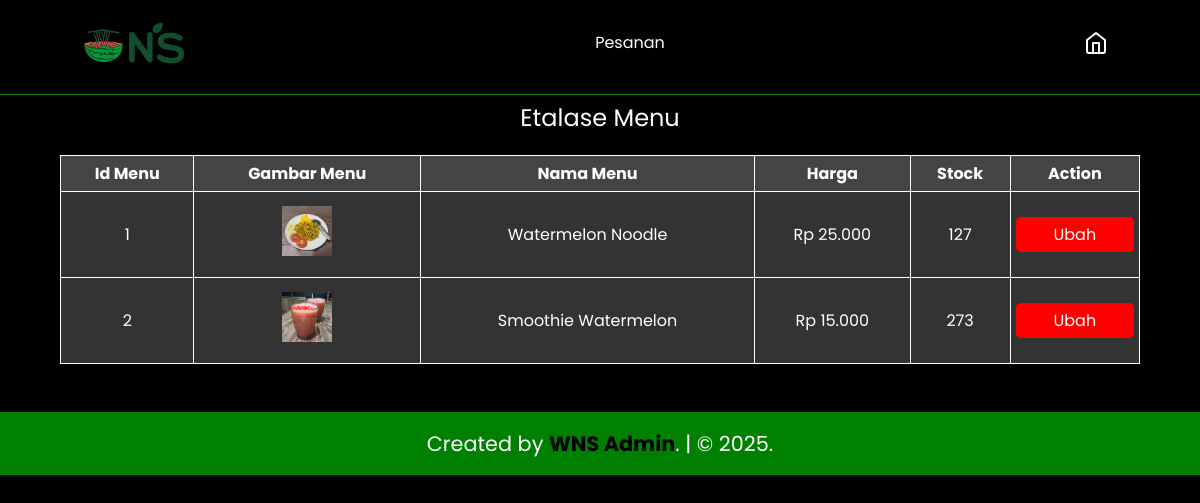
/admin_etalase.php (signed in), run on the app's committed database.
### tables this page shows
CREATE TABLE `menu` (
  `id_menu` varchar(10) NOT NULL,
  `gambar_menu` varchar(266) NOT NULL,
  `menu` varchar(255) NOT NULL,
  `harga` int(11) NOT NULL,
  `stock` int(10) NOT NULL
);

### admin_etalase.php (the view, shortened to what this page needs)
<?php
include 'db/conn.php';
$query = "SELECT * FROM menu ORDER BY id_menu ASC";
$result = mysqli_query($conn, $query);
?>
<!DOCTYPE html>
<html lang="en">
  <head>
    <link rel="stylesheet" href="css/style1.css" />
  </head>
  <body>
    <nav class="navbar">
        <a href="/home">
            <img src="img/logo.png" style="width: 100px; height: auto;" alt="" />
        </a>
<div class="navbar-nav">
        <a href="/adminview.php">Pesanan</a>
    </div>
<form action="">
        <div class="navbar-extra">
          <a href="/home""
            ><i data-feather="home"></i
          ></a>
        </div>
      </form>
    </nav>
<div class="container">
      <p class="orderan">Etalase Menu</p>
      <table>
        <tr>
          <th>Id Menu</th>
          <th>Gambar Menu</th>
          <th>Nama Menu</th>
          <th>Harga</th>
          <th>Stock</th>
          <th>Action</th>
        </tr>
        <?php while ($row = mysqli_fetch_assoc($result)) : ?>
        <tr>
          <td><?= $row['id_menu']; ?></td>
          <td><img src="<?= $row['gambar_menu']; ?>" width="50" height="50"></td>
          <td><?= $row['menu']; ?></td>
          <td>Rp <?= number_format($row['harga'], 0, ',', '.'); ?></td>
          <td><?= $row['stock']; ?></td>
          <td>
            <a href="formubah.php?id=<?= $row['id_menu']; ?>" class="btn-selesai">Ubah</a>
          </td>
        </tr>
        <?php endwhile; ?>
      </table>
    </div>
    <footer>
      <div class="credit">
        <p>Created by <a href="">WNS Admin</a>. | &copy; 2025.</p>
      </div>
    </footer>
  </body>
</html>

### css/style1.css (style rules this page uses)
:root { --primary: green; --bg: black; }
* { margin: 0; padding: 0; box-sizing: border-box; outline: none; border: none; text-decoration: none; user-select: none; }
html { scroll-behavior: smooth; }
body { font-family: "Poppins", sans-serif; background-color: var(--bg); color: white; }
.navbar { display: flex; justify-content: space-between; align-items: center; padding: 1.4rem 7%; background-color: rgba(1, 1, 1, 0.8); border-bottom: 1px solid var(--primary); position: fixed; top: 0; left: 0; right: 0; z-index: 9999; }
.navbar .navbar-nav a { color: white; display: inline-block; font-size: 1rem; margin: 0 1rem; }
.navbar .navbar-nav a::after { content: ""; display: block; padding-bottom: 0.5rem; border-bottom: 0.1rem solid rgb(115, 115, 115); transform: scaleX(0); transition: 0.2s linear; }
.navbar .navbar-extra a { color: white; margin: 0 0.5rem; }
.navbar form .navbar-extra { display: flex; align-items: center; }
footer { background-color: var(--primary); text-align: center; padding: 1rem 0 1rem; margin-top: 3rem; }
footer .credit { font-size: 1.3rem; }
footer .credit a { color: var(--bg); font-weight: 700; }
@media (max-width: 1366px) { html { font-size: 100%; } }

### admin_etalase.php (style rules this page uses)
* { user-select: none; }
.container { width: 90%; max-width: 1200px; margin: 80px auto 20px; margin-top: 100px; }
.orderan { text-align: center; font-size: 24px; margin-bottom: 20px; }
.btn-selesai { background-color: red; color: white; padding: 5px 10px; border: none; border-radius: 5px; cursor: pointer; font-size: 16px; display: block; margin: 20px auto; }
table { width: 100%; border-collapse: collapse; background-color: #333; color: white; }
table, th, td { border: 1px solid white; }
th, td { padding: 5px; text-align: center; }
th { background-color: #444; }

### data on the page
menu: id_menu "1", gambar_menu (picture), menu "Watermelon Noodle", harga "25.000", stock "127"
menu: id_menu "2", gambar_menu (picture), menu "Smoothie Watermelon", harga "15.000", stock "273"
